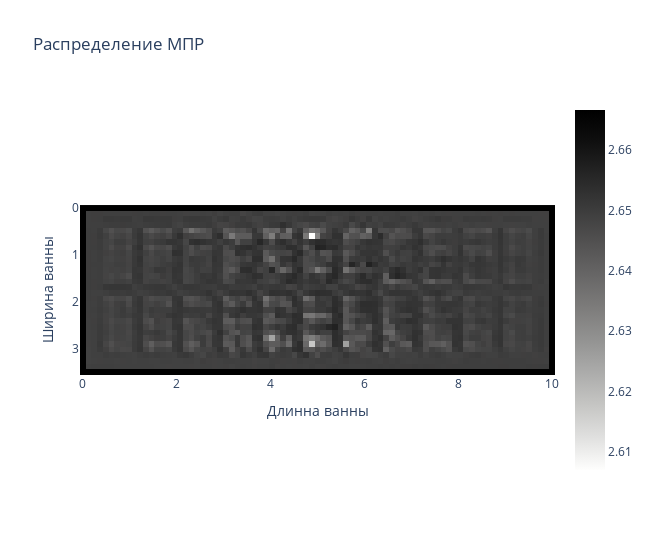

The code cell stored with this chart in its notebook:
### Code cell
file_name = 'cr.txt'

file = open(file_name, "r", encoding="utf-8")
leny = len(file.readline().split())
lenx = len(file.readlines())+1
file.close()

file = open(file_name, "r", encoding="utf-8")

data = []
for line in file:
	data_line = line.split()
	for i in range(len(data_line)):
		data_line[i] = float(data_line[i])
	data.append(data_line)

h = data

file.close()

h = pd.DataFrame(h)

print(h.shape)

fig = px.imshow(h)
x = np.linspace(start=0, stop=10, num=h.shape[0])
y = np.linspace(start=0, stop=3.5, num=h.shape[1])
title = 'Распределение МПР'
labels = {'x':'Длинна ванны', 'y':'Ширина ванны'}
fig = px.imshow(h.T,x=x, y=y, color_continuous_scale='gray_r', labels=labels, title=title, width=650)
fig.show()

### Figure 1 — Plotly figure (JSON) as saved in the notebook; plotly's stock layout.template omitted (floating-point values rounded to 4 significant figures; data arrays with more than 128 entries replaced by an {"elided": "..."} marker saying what was removed)
{"data": [{"coloraxis": "coloraxis", "hovertemplate": "Длинна ванны: %{x}<br>Ширина ванны: %{y}<br>color: %{z}<extra></extra>", "name": "0", "type": "heatmap", "x": [0, 0.122, 0.2439, 0.3659, 0.4878, 0.6098, 0.7317, 0.8537, 0.9756, 1.098, 1.22, 1.341, 1.463, 1.585, 1.707, 1.829, 1.951, 2.073, 2.195, 2.317, 2.439, 2.561, 2.683, 2.805, 2.927, 3.049, 3.171, 3.293, 3.415, 3.537, 3.659, 3.78, 3.902, 4.024, 4.146, 4.268, 4.39, 4.512, 4.634, 4.756, 4.878, 5, 5.122, 5.244, 5.366, 5.488, 5.61, 5.732, 5.854, 5.976, 6.098, 6.22, 6.341, 6.463, 6.585, 6.707, 6.829, 6.951, 7.073, 7.195, 7.317, 7.439, 7.561, 7.683, 7.805, 7.927, 8.049, 8.171, 8.293, 8.415, 8.537, 8.659, 8.78, 8.902, 9.024, 9.146, 9.268, 9.39, 9.512, 9.634, 9.756, 9.878, 10], "xaxis": "x", "y": [0, 0.1207, 0.2414, 0.3621, 0.4828, 0.6034, 0.7241, 0.8448, 0.9655, 1.086, 1.207, 1.328, 1.448, 1.569, 1.69, 1.81, 1.931, 2.052, 2.172, 2.293, 2.414, 2.534, 2.655, 2.776, 2.897, 3.017, 3.138, 3.259, 3.379, 3.5], "yaxis": "y", "z": {"elided": "30x83 float values"}}], "layout": {"coloraxis": {"colorscale": [[0, "rgb(254, 254, 253)"], [0.09091, "rgb(224, 224, 223)"], [0.1818, "rgb(197, 197, 195)"], [0.2727, "rgb(171, 171, 170)"], [0.3636, "rgb(146, 146, 145)"], [0.4545, "rgb(124, 123, 122)"], [0.5455, "rgb(102, 101, 101)"], [0.6364, "rgb(81, 80, 80)"], [0.7273, "rgb(59, 59, 59)"], [0.8182, "rgb(38, 38, 38)"], [0.9091, "rgb(16, 16, 16)"], [1, "rgb(0, 0, 0)"]]}, "title": {"text": "Распределение МПР"}, "width": 650, "xaxis": {"anchor": "y", "constrain": "domain", "domain": [0, 1], "scaleanchor": "y", "title": {"text": "Длинна ванны"}}, "yaxis": {"anchor": "x", "autorange": "reversed", "constrain": "domain", "domain": [0, 1], "title": {"text": "Ширина ванны"}}}}
